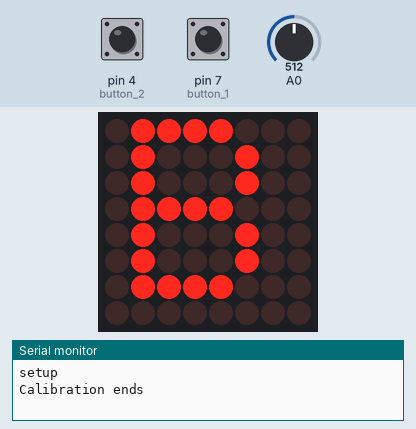
Recording of a sketch running on a simulated Arduino Uno, built with avr-gcc and run on an emulated ATmega328P. On the bench: 8×8 LED matrix, the last lines printed to the serial monitor. The inputs (shaded band) are chosen by the test bench; at power-on: pin 4 (button_2) LOW, A0 = 512, pin 7 (button_1) LOW. Random numbers use the default seed unless the sketch sets one.

Above: at 4.4 s.
4.5 s: pin 4 (button_2) pulled HIGH for 3.2 s
At 7.46 s:
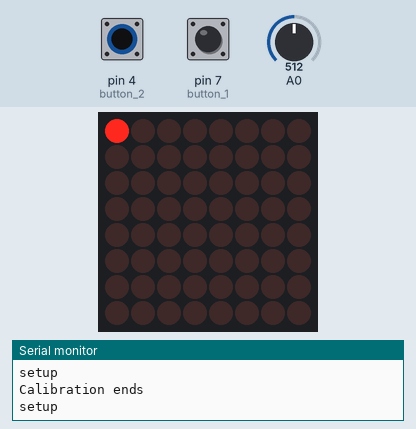
9.2 s: pin 4 (button_2) driven HIGH
At 15.69 s:
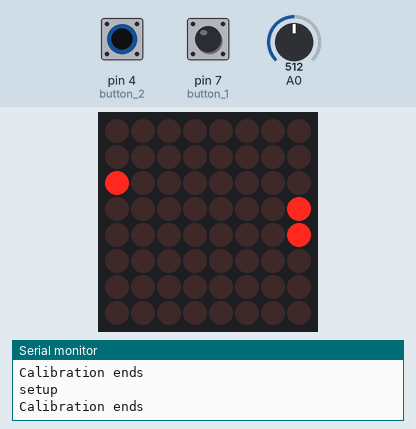
22.2 s: A0 set to 1023
At 27.5 s:
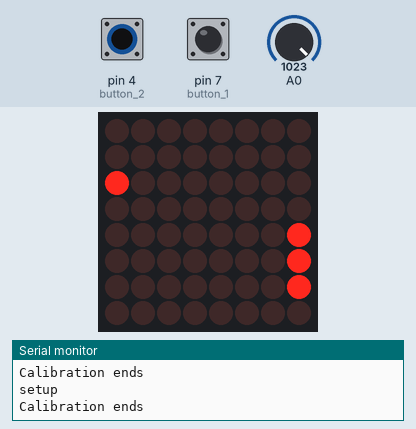

The sketch:

Led_dodger.ino
```cpp
#include "LedControlMS.h"
//GLOBAL VARIABLES
//too use with the button
int button_1;
int button_2;
int player_pos;
long game_speed;
//game loop variable
bool checker;
int enemy_level;
int score;
unsigned long game_time;
//byte values for enemy movement
byte enemy_bytes[]=
  {
  //2 long enemies
  B00000011,
  B00000110,
  B00001100,
  B00011000,
  B00110000,
  B01100000,
  B11000000,
  //3 long enemies
  B00000111,
  B00001110,
  B00011100,
  B00111000,
  B01110000,
  B11100000,
  };
byte enemy_byte_clear;
//enemy initializes for random enemy spawning
int enemy_byte_random;

//set the LEDControl Variable to be using a single led matrix
//first three parameters are the pins connected to the arduino and then the number of led matrices
LedControl lc = LedControl(12,11,10,1);

void setup() {
  randomSeed(analogRead(0));
  //setting up variables
  button_1 = 7;
  button_2 = 4;
  player_pos = 3;
  game_speed = 150;
  checker = true;
  enemy_level = 7;
  score = 0;
  enemy_byte_clear = B00000000;
  game_time = 0;
  //set up button input
  pinMode(button_1,INPUT);
  pinMode(button_2,INPUT);
  Serial.begin(9600);
  Serial.println("setup");
  //wake up led matrix
  lc.shutdown(0,false);
  //brightness at medium
  lc.setIntensity(0,8);
  //clear the display
  lc.clearDisplay(0);
  //setled arguments (coordinates(only rightmost (x,y) and true)
  //set up first random enemy
  enemy_byte_random = random(0,13);
  calibration();
}

  //MAIN GAME LOOP
void loop() {
  while (checker){

  //PLAYER INPUT
  right_input();
  left_input();

  //MOVE ENEMIES
  move_enemies();

  //COLLISION TESTING
  collision();

  //MAKE GAME GO FASTER
  game_speed_up();

  //end of  MAIN WHILE loop
    }

  if (digitalRead(button_1) == HIGH){
    setup();
  }
  if (digitalRead(button_2) == HIGH){
    setup();
  }
 //end of void loop
}
void game_over(){
  String score_show = String(score);
  lc.writeString(0,"Score  ");

  //testing!
  /*for (char x = '1'; x<= '9'; ++x){
    for (int i = 0; i<score_show.size(); ++i){
      if (score_show.at(i) == x){
        lc.writeString
      }
    }
  }

  */
  if (score > 30){
    lc.writeString(0," Best ");
  }
  else if (score > 20){
    lc.writeString(0," Good ");
  }
  else if(score > 10){
    lc.writeString(0," Ok ");
  }
  else{
    lc.writeString (0, " Bad  " );
  }
  //lc.writeString(0,);
  lc.writeString(0,"Game ");

}

void calibration(){
  //calibration
  lc.setLed(0,0,0,true);
  delay(100);
  lc.setLed(0,0,7,true);
  delay(100);
  lc.setLed(0,7,0,true);
  delay(100);
  lc.setLed(0,7,7,true);
  delay(100);
  lc.setLed(0,0,0,false);
  delay(100);
  lc.setLed(0,0,7,false);
  delay(100);
  lc.setLed(0,7,0,false);
  delay(100);
  lc.setLed(0,7,7,false);
  delay(100);
  //calibration ends
  Serial.println("Calibration ends");
  /*
  //put in delay for when starting up the game
  int empty= '?';
  while(empty == '?'){
    if (digitalRead(button_1) == HIGH){
      empty = '!';
    }
    if (digitalRead(button_1) == HIGH){
      empty = '!';
    }
    //end of delay while loop
  }
  */
  lc.setLed(0,player_pos,0,true);
  //end of calibration
}
//right input
  void right_input(){
    if (digitalRead(button_1) == HIGH){
    //out of bounds checking
    if (player_pos + 1 >7){
      NULL;
    }
    else{
    lc.setLed(0,player_pos,0,false);
    player_pos ++;
    lc.setLed(0,player_pos,0,true);
      }
    }
  }
void left_input(){
  if (digitalRead(button_2) == HIGH){
    //out of bounds checking
    if (player_pos - 1 < 0){
      NULL;
    }
    else{
    lc.setLed(0,player_pos,0,false);
    player_pos --;
    lc.setLed(0,player_pos,0,true);
    }
  }
}
void collision(){
   if (enemy_level == 0){
    if (enemy_bytes[enemy_byte_random] == B00000011 && (player_pos == 6 || player_pos == 7)){
      game_over();
      checker = false;
    }
    else if (enemy_bytes[enemy_byte_random] == B00000110 && (player_pos == 5 || player_pos == 6)){
      game_over();
      checker = false;
    }
    else if (enemy_bytes[enemy_byte_random] == B00001100 && (player_pos == 4 || player_pos == 5)){
      game_over();
      checker = false;
    }
    else if (enemy_bytes[enemy_byte_random] == B00011000 && (player_pos == 3 || player_pos == 4)){
      game_over();
      checker = false;
    }
    else if (enemy_bytes[enemy_byte_random] == B00110000 && (player_pos == 2 || player_pos == 3)){
      game_over();
      checker = false;
    }
    else if (enemy_bytes[enemy_byte_random] == B01100000 && (player_pos == 1 || player_pos == 2)){
      game_over();
      checker = false;
    }
    else if (enemy_bytes[enemy_byte_random] == B11000000 && (player_pos == 0 || player_pos == 1)){
      game_over();
      checker = false;
    }
    else if (enemy_bytes[enemy_byte_random] == B00000111 && (player_pos == 5 || player_pos == 6 || player_pos == 7)){
      game_over();
      checker = false;
    }
    else if (enemy_bytes[enemy_byte_random] == B00001110 && (player_pos == 4 || player_pos == 5 || (player_pos == 6))){
      game_over();
      checker = false;
    }
    else if (enemy_bytes[enemy_byte_random] == B00011100 && (player_pos == 3 || player_pos == 4 || player_pos == 5)){
      game_over();
      checker = false;
    }
    else if (enemy_bytes[enemy_byte_random] == B00111000 && (player_pos == 2 || player_pos == 3 || player_pos == 4)){
      game_over();
      checker = false;
    }
    else if (enemy_bytes[enemy_byte_random] == B01110000 && (player_pos == 1 || player_pos == 2 || player_pos == 3)){
      game_over();
      checker = false;
    }
    else if (enemy_bytes[enemy_byte_random] == B11100000 && (player_pos == 0 || player_pos == 1 || player_pos == 2)){
      game_over();
      checker = false;
    }
    //end of collision testing
  }
}
void game_speed_up()
  {
  //increase game_speed based on time elapsed
  if (game_time % 20 == 0){
    game_speed = game_speed - 10;
  }
  if (game_speed < 55){
    game_speed = 55;
  }
  game_time ++;
  }
void move_enemies(){
  //Moving enemies

  //seting up the led enemy with random
  lc.setColumn(0,enemy_level,enemy_bytes[enemy_byte_random]);
  lc.setLed(0,player_pos,0,true);
  //NEED THIS TO DECIDE GAME SPEED (delay between moving enemies
  delay(game_speed);
  lc.setColumn(0,enemy_level,enemy_byte_clear);
  enemy_level --;
  //WHEN ENEMY OBJECTS GO OFF SCREEN HAVE THIS
  if (enemy_level < 0){
    enemy_level = 7;
    //make a new random enemy
    enemy_byte_random = random(0,13);
    score ++;
  }
}
//TO DO LIST
//ADD MORE GAMES
```
